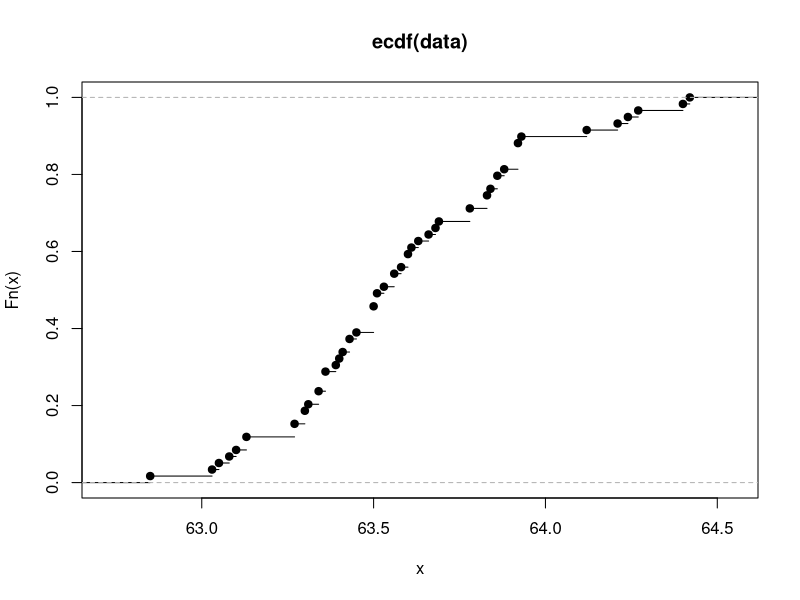

Here is the R script that generated this plot:
#Page 378

data = c(63.78, 63.45, 63.58, 63.08, 63.40, 64.42, 63.27, 63.10,
         63.34, 63.50, 63.83, 63.63, 63.27, 63.30, 63.83, 63.50,
         63.36, 63.86, 63.34, 63.92, 63.88, 63.36, 63.36, 63.51,
         63.51, 63.84, 64.27, 63.50, 63.56, 63.39, 63.78, 63.92,
         63.92, 63.56, 63.43, 64.21, 64.24, 64.12, 63.92, 63.53,
         63.50, 63.30, 63.86, 63.93, 63.43, 64.40, 63.61, 63.03,
         63.68, 63.13, 63.41, 63.60, 63.13, 63.69, 63.05, 62.85,
         63.31, 63.66, 63.60)
empirical = ecdf(data)
plot(empirical)
